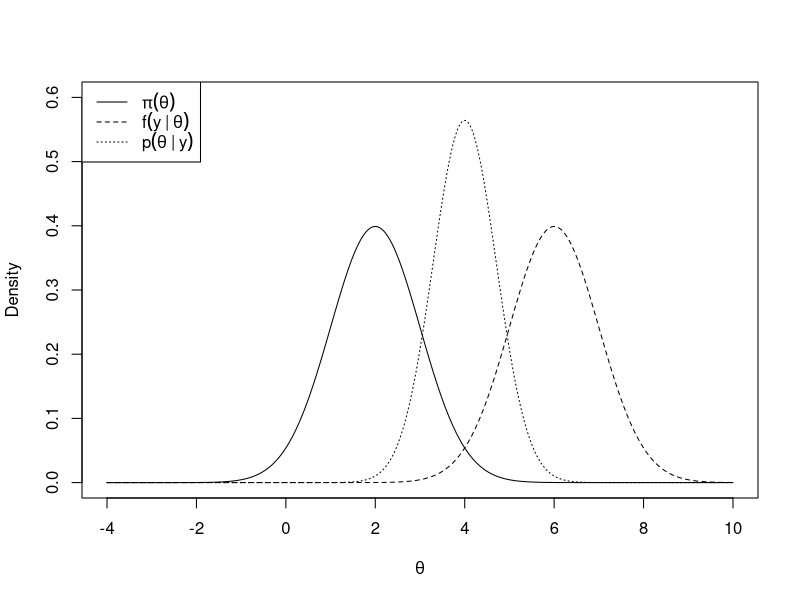
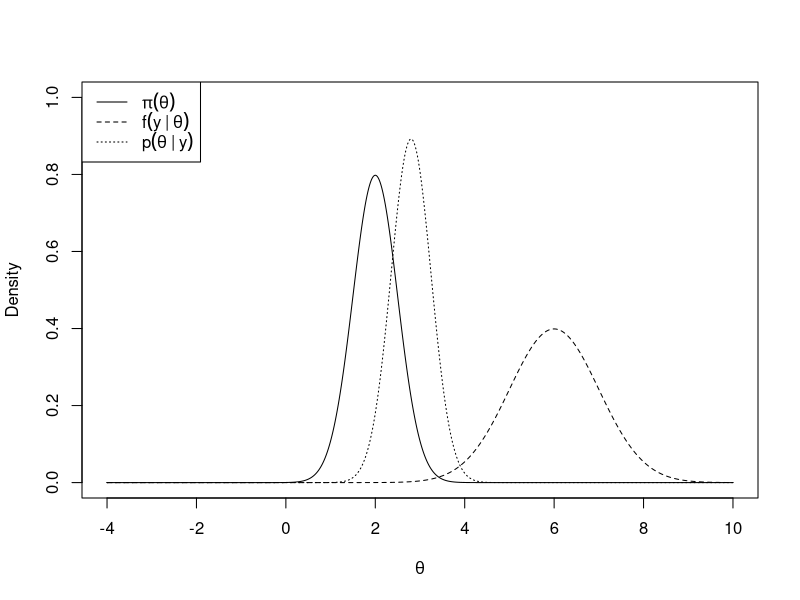
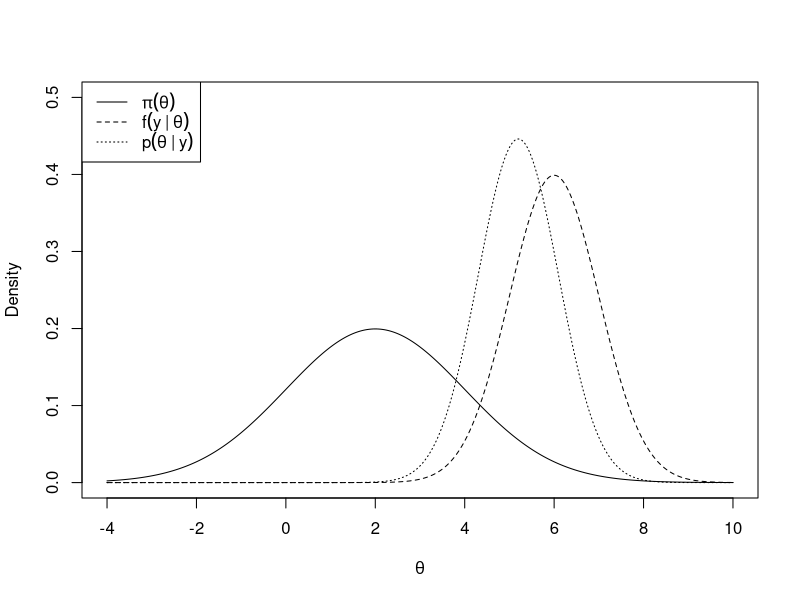
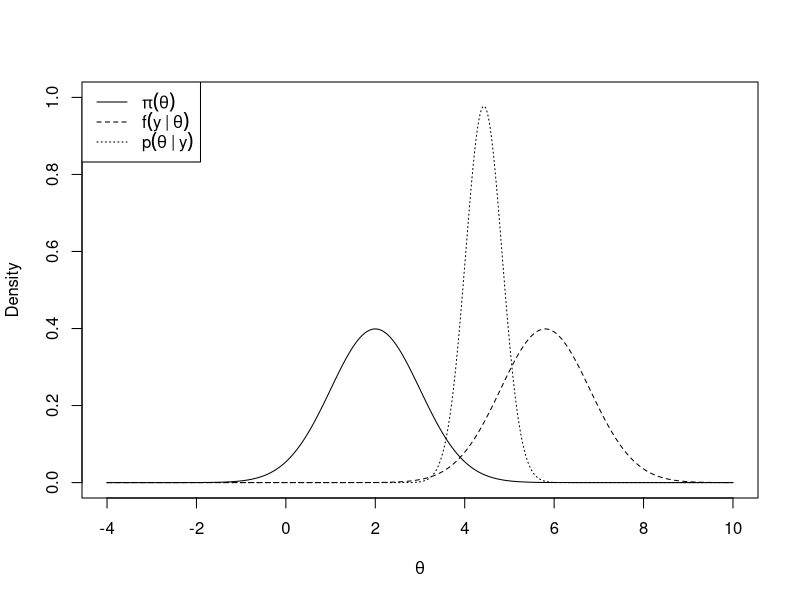
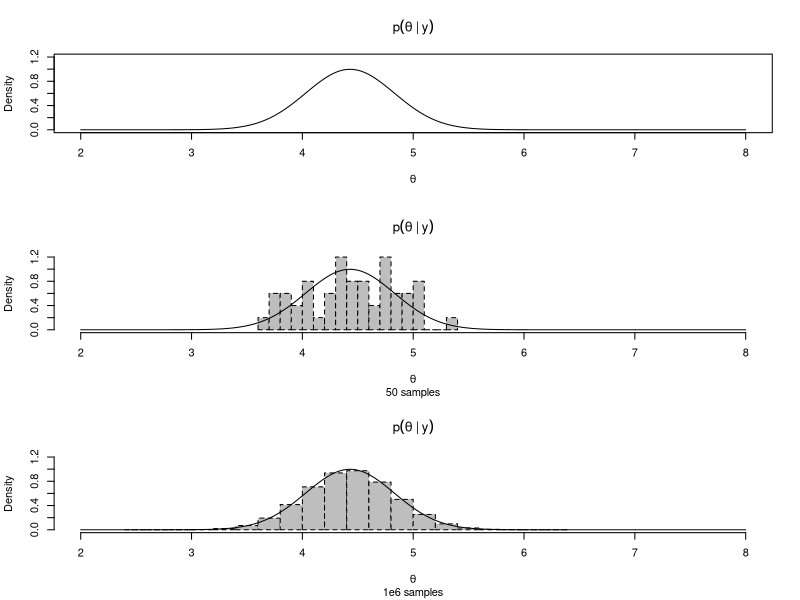

Write R code to recreate these figures, in order.
# Examples chapter 2

## normal/normal model

# prior
mu <- 2
tau <- 1
x <- seq(-4,10,0.01)
plot(x=x, dnorm(x=x, mean=mu, sd=tau), ylim=c(0,0.6), 
type="l", lty=1, ylab="Density", xlab=expression(theta), main="")
legend(x="topleft", legend=c(expression(pi(theta)),
expression(f(y~"|"~theta)), expression(p(theta~"|"~y))), lty=1:3)

# likelihood
y <- 6 
sigma <- 1
points(x=x, y=dnorm(x=y, mean=x, sd=sigma), type="l", lty=2)

# posterior
B <- sigma^2/(sigma^2+tau^2)
postMean <- B*mu + (1-B)*y
postVar <- B*tau^2
points(x=x, y=dnorm(x=x, mean=postMean, sd=sqrt(postVar)), type="l", lty=3)

# skewer prior
mu <- 2
tau <- 0.5
x <- seq(-4,10,0.01)
plot(x=x, dnorm(x=x, mean=mu, sd=tau), ylim=c(0,1), 
type="l", lty=1, ylab="Density", xlab=expression(theta), main="")
legend(x="topleft", legend=c(expression(pi(theta)),
expression(f(y~"|"~theta)), expression(p(theta~"|"~y))), lty=1:3)

# likelihood (obviously it does not change)
y <- 6 
sigma <- 1
points(x=x, y=dnorm(x=y, mean=x, sd=sigma), type="l", lty=2)

# posterior with skewer prior
B <- sigma^2/(sigma^2+tau^2)
postMean <- B*mu + (1-B)*y
postVar <- B*tau^2
points(x=x, y=dnorm(x=x, mean=postMean, sd=sqrt(postVar)), type="l", lty=3)

# MAP with skewer prior
map <-  x[which.max(dnorm(x=x, mean=postMean, sd=sqrt(postVar)))]
cat("MAP:", map, "(", map-3*sqrt(postVar),",",map+3*sqrt(postVar),")\n")

# wider prior
mu <- 2
tau <- 2
x <- seq(-4,10,0.01)
plot(x=x, dnorm(x=x, mean=mu, sd=tau), ylim=c(0,0.5), 
type="l", lty=1, ylab="Density", xlab=expression(theta), main="")
legend(x="topleft", legend=c(expression(pi(theta)),
expression(f(y~"|"~theta)), expression(p(theta~"|"~y))), lty=1:3)

# likelihood (obviously it does not change)
y <- 6 
sigma <- 1
points(x=x, y=dnorm(x=y, mean=x, sd=sigma), type="l", lty=2)

# posterior with wider prior
B <- sigma^2/(sigma^2+tau^2)
postMean <- B*mu + (1-B)*y
postVar <- B*tau^2
points(x=x, y=dnorm(x=x, mean=postMean, sd=sqrt(postVar)), type="l", lty=3)

# MAP with wider prior
map <-  x[which.max(dnorm(x=x, mean=postMean, sd=sqrt(postVar)))]
cat("MAP:", map, "(", map-3*sqrt(postVar),",",map+3*sqrt(postVar),")\n")

# more observations (obviously the prior does not change)
mu <- 2
tau <- 1
x <- seq(-4,10,0.01)
plot(x=x, dnorm(x=x, mean=mu, sd=tau), ylim=c(0,1), 
type="l", lty=1, ylab="Density", xlab=expression(theta), main="")
legend(x="topleft", legend=c(expression(pi(theta)),
expression(f(y~"|"~theta)), expression(p(theta~"|"~y))), lty=1:3)

# likelihood with more observations
y <- c(6, 5, 5.5, 6.5, 6)
n <- length(y)
sigma <- 1
points(x=x, y=dnorm(x=x, mean=mean(y), sd=sigma), type="l", lty=2)

# posterior with more observations
postMean <- ( (sigma^2/n)*mu + tau^2*mean(y) ) / ( (sigma^2/n)*mu + tau^2 )
postVar <- ( (sigma^2/n)*tau^2 ) / ( (sigma^2/n) + tau^2 )
points(x=x, y=dnorm(x=x, mean=postMean, sd=sqrt(postVar)), type="l", lty=3)

# MAP with more observations
map <-  x[which.max(dnorm(x=x, mean=postMean, sd=sqrt(postVar)))]
cat("MAP:", map, "(", map-3*sqrt(postVar),",",map+3*sqrt(postVar),")\n")

## monte carlo sampling

par(mfrow=c(3,1))

# posterior
x <- seq(2,8,0.01)
postMean <- 4.43
postVar <- 0.16
plot(x=x, y=dnorm(x=x, mean=postMean, sd=sqrt(postVar)), type="l", lty=1, ylab="Density", xlab=expression(theta), main=expression(p(theta~"|"~y)), ylim=c(0,1.2), xlim=c(2,8))

# sampling
y_sampled_1 <- rnorm(n=50, mean=postMean, sd=sqrt(postVar))
hist(y_sampled_1, breaks=20, freq=F, lty=2, col="grey", ylim=c(0,1.2), xlim=c(2,8), sub="50 samples", main=expression(p(theta~"|"~y)), xlab=expression(theta))
points(x=x, y=dnorm(x=x, mean=postMean, sd=sqrt(postVar)), type="l", lty=1)

# more sampling
y_sampled_2 <- rnorm(n=1e6, mean=postMean, sd=sqrt(postVar))
hist(y_sampled_2, breaks=20, freq=F, lty=2, col="grey", ylim=c(0,1.2), xlim=c(2,8), sub="1e6 samples", main=expression(p(theta~"|"~y)), xlab=expression(theta))
points(x=x, y=dnorm(x=x, mean=postMean, sd=sqrt(postVar)), type="l", lty=1, ylab="Density", xlab=expression(theta), main=expression(p(theta~"|"~y)), sub="1e6 samples")

